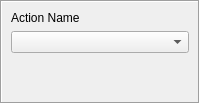
                <widget class="QWidget" name="page_12">
                 <layout class="QVBoxLayout" name="verticalLayout_20">
                  <property name="leftMargin">
                   <number>0</number>
                  </property>
                  <property name="topMargin">
                   <number>0</number>
                  </property>
                  <property name="rightMargin">
                   <number>0</number>
                  </property>
                  <property name="bottomMargin">
                   <number>0</number>
                  </property>
                  <item>
                   <widget class="QFrame" name="frame_5">
                    <property name="frameShape">
                     <enum>QFrame::Box</enum>
                    </property>
                    <property name="frameShadow">
                     <enum>QFrame::Sunken</enum>
                    </property>
                    <layout class="QVBoxLayout" name="verticalLayout_21">
                     <item>
                      <widget class="QLabel" name="label_21">
                       <property name="text">
                        <string>Action Name</string>
                       </property>
                      </widget>
                     </item>
                     <item>
                      <widget class="QComboBox" name="nameActionCombo"/>
                     </item>
                     <item>
                      <spacer name="verticalSpacer_3">
                       <property name="orientation">
                        <enum>Qt::Vertical</enum>
                       </property>
                       <property name="sizeHint" stdset="0">
                        <size>
                         <width>20</width>
                         <height>40</height>
                        </size>
                       </property>
                      </spacer>
                     </item>
                    </layout>
                   </widget>
                  </item>
                 </layout>
                </widget>
